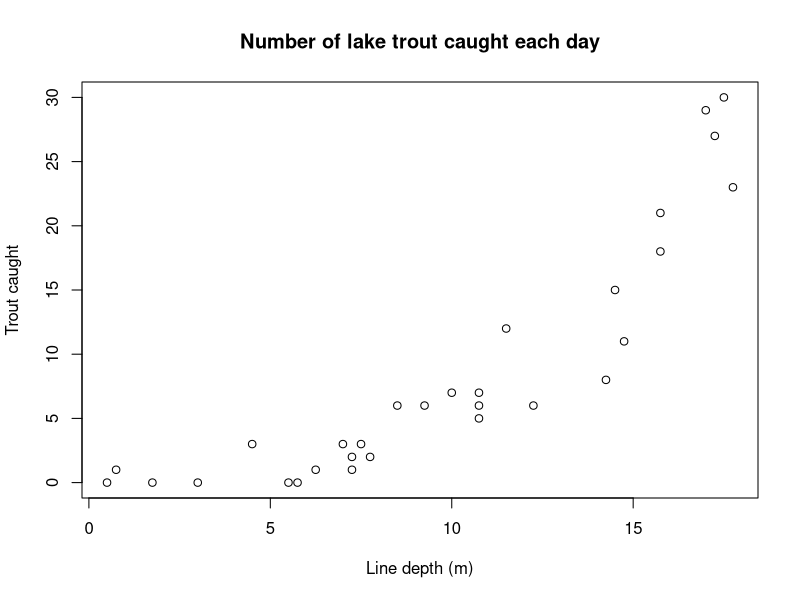
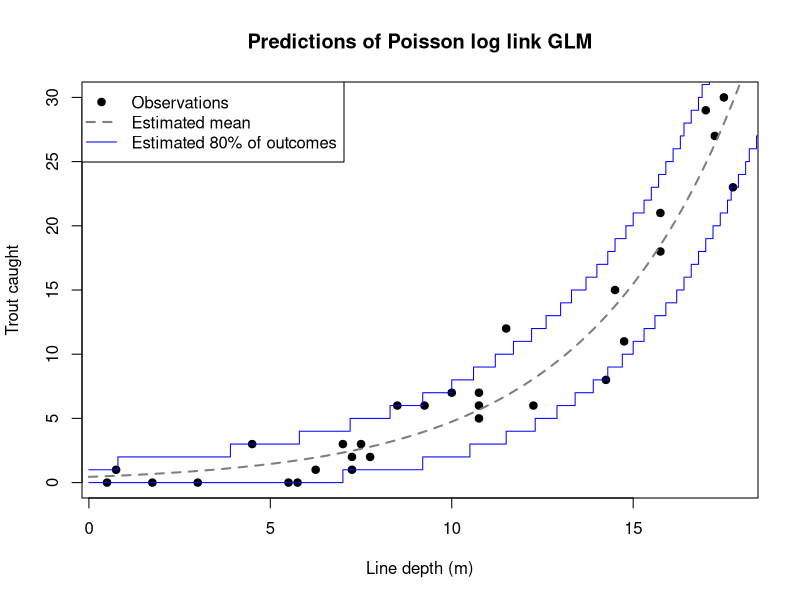
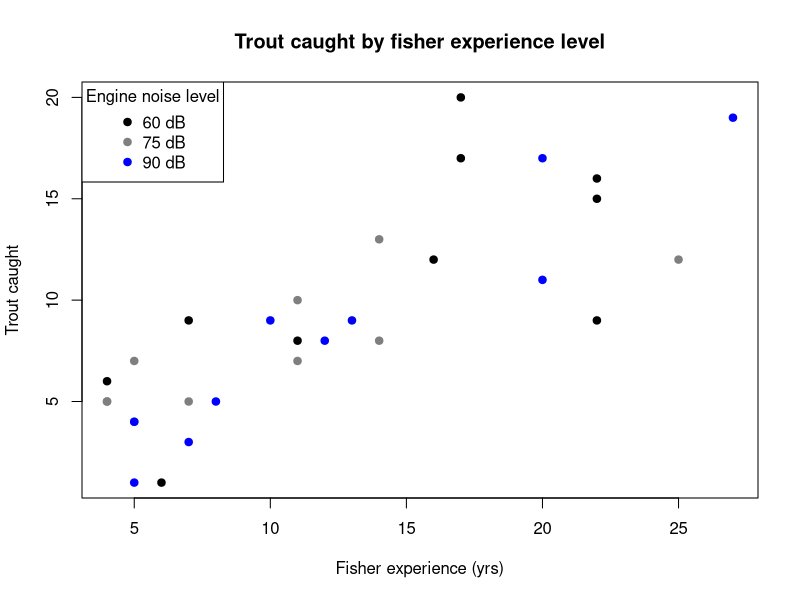
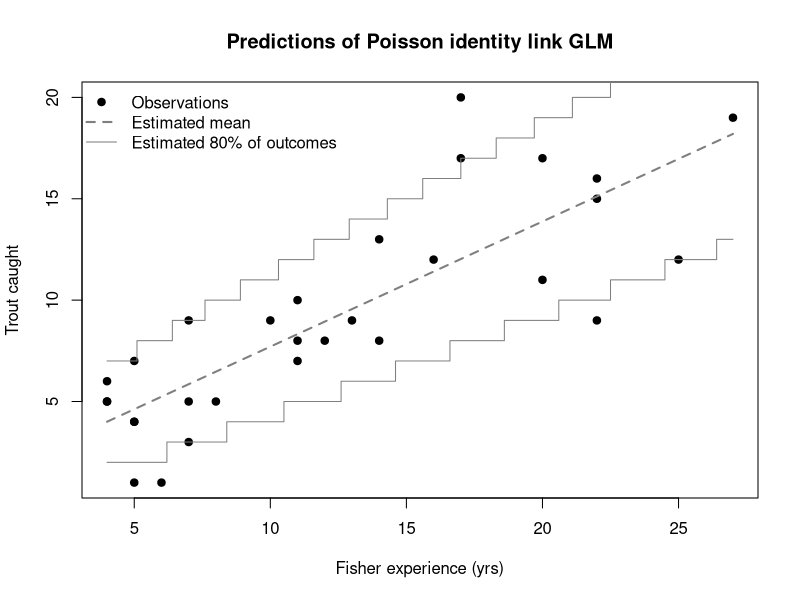

Write R code to recreate these figures, in order.
## ---- chunk 1
#| code-fold: true
#| fig-cap: Illustration of Poisson count data

set.seed(1210)
depth <- sort(floor(c(runif(10,0,40),runif(10,20,60),runif(10,40,80)))/4)
trout <- rpois(30,exp(-1+0.25*depth))
plot(depth,trout,main='Number of lake trout caught each day',
     xlab='Line depth (m)',ylab='Trout caught')
## ---- chunk 2
#| code-fold: true
#| output: false
trout.log <- glm(trout~depth,family=poisson)
summary(trout.log)
## ---- chunk 3
#| code-fold: true
#| fig-cap: Fitted mean and common response values for a Poisson regression

plot(depth,trout,main='Predictions of Poisson log link GLM',
     xlab='Line depth (m)',ylab='Trout caught',pch=19)
lines(seq(0,19,0.1),exp(predict(trout.log,newdata=list(depth=seq(0,19,0.1)))),
      lty=2,col='grey50',lwd=2)
lines(seq(0,19,0.1),qpois(0.1,exp(predict(trout.log,newdata=list(depth=seq(0,19,0.1))))),
      col='#0000ff',type='s')
lines(seq(0,19,0.1),qpois(0.9,exp(predict(trout.log,newdata=list(depth=seq(0,19,0.1))))),
      col='#0000ff',type='s')
legend(x='topleft',col=c('black','grey50','#0000ff'),lty=c(NA,2,1),lwd=c(NA,2,1),pch=c(19,NA,NA),
       legend=c('Observations','Estimated mean','Estimated 80% of outcomes'))
## ---- chunk 4
#| code-fold: true
#| fig-cap: 'Data suitable for an identity-link Poisson regression'

set.seed(1726)
experience <- round(4+rexp(30,0.1))
motornoise <- rep(c(60,75,90),each=10)
trout2 <- rpois(30,6+0.5*experience-0.05*motornoise)
plot(experience,trout2,main='Trout caught by fisher experience level',
     xlab='Fisher experience (yrs)',ylab='Trout caught',pch=19,
     col=c('black','grey50','#0000ff')[(motornoise-45)/15])
legend(x='topleft',title='Engine noise level',pch=19,
       col=c('black','grey50','#0000ff'),legend=c('60 dB','75 dB','90 dB'))
## ---- chunk 5
#| code-fold: true
#| output: false
trout.identity <- glm(trout2~experience+motornoise,family=poisson(link='identity'))
summary(trout.identity)
## ---- chunk 6
#| code-fold: true
#| fig-cap: 'Predicted means and ranges for an identity-link Poisson regression'
plot(experience,trout2,main='Predictions of Poisson identity link GLM',
     xlab='Fisher experience (yrs)',ylab='Trout caught',pch=19)
newdata <- list(experience=seq(4,27,0.1),motornoise=rep(75,231))
lines(seq(4,27,0.1),predict(trout.identity,newdata=newdata),
      lty=2,col='grey50',lwd=2)
lines(seq(4,27,0.1),qpois(0.1,predict(trout.identity,newdata=newdata)),
      col='grey50',type='s')
lines(seq(4,27,0.1),qpois(0.9,predict(trout.identity,newdata=newdata)),
      col='grey50',type='s')
legend(x='topleft',col=c('black','grey50','grey50'),lty=c(NA,2,1),lwd=c(NA,2,1),pch=c(19,NA,NA),
       legend=c('Observations','Estimated mean','Estimated 80% of outcomes'),bty='n')
## ---- chunk 7
#| code-fold: true
#| output: false
set.seed(1209)
(depth2 <- sort(floor(runif(20,40,80))/4))
(hours <- sort(floor(runif(20,10,30))/4))
(trout3 <- rpois(20,(hours-1)/8*exp(-1+0.25*depth2)))
trout.nooff <- glm(trout3~depth2+hours,family=poisson)
summary(trout.nooff)
exp(trout.nooff$coefficients)
## ---- chunk 8
#| code-fold: true
#| output: false
trout.off <- glm(trout3~offset(log(hours-1))+depth2,family=poisson)
summary(trout.off)
exp(trout.off$coefficients)  
